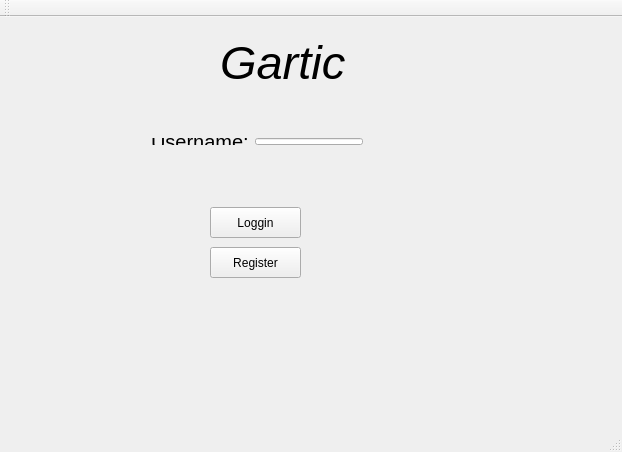
<?xml version="1.0" encoding="UTF-8"?>
<ui version="4.0">
 <class>Guesser_InterfaceClass</class>
 <widget class="QMainWindow" name="Guesser_InterfaceClass">
  <property name="geometry">
   <rect>
    <x>0</x>
    <y>0</y>
    <width>622</width>
    <height>452</height>
   </rect>
  </property>
  <property name="font">
   <font>
    <pointsize>9</pointsize>
   </font>
  </property>
  <property name="windowTitle">
   <string>Guesser_Interface</string>
  </property>
  <property name="styleSheet">
   <string notr="true">background-image: url(:/Guesser_Interface/Background_Image.jpg)</string>
  </property>
  <widget class="QWidget" name="centralWidget">
   <widget class="QLabel" name="label">
    <property name="geometry">
     <rect>
      <x>220</x>
      <y>10</y>
      <width>131</width>
      <height>71</height>
     </rect>
    </property>
    <property name="font">
     <font>
      <pointsize>35</pointsize>
      <italic>true</italic>
     </font>
    </property>
    <property name="text">
     <string>Gartic</string>
    </property>
   </widget>
   <widget class="QPushButton" name="Loggin">
    <property name="geometry">
     <rect>
      <x>210</x>
      <y>190</y>
      <width>91</width>
      <height>31</height>
     </rect>
    </property>
    <property name="text">
     <string>Loggin</string>
    </property>
   </widget>
   <widget class="QPushButton" name="Register">
    <property name="geometry">
     <rect>
      <x>210</x>
      <y>230</y>
      <width>91</width>
      <height>31</height>
     </rect>
    </property>
    <property name="text">
     <string>Register</string>
    </property>
   </widget>
   <widget class="QWidget" name="layoutWidget">
    <property name="geometry">
     <rect>
      <x>140</x>
      <y>110</y>
      <width>234</width>
      <height>29</height>
     </rect>
    </property>
    <layout class="QHBoxLayout" name="horizontalLayout">
     <item>
      <widget class="QLabel" name="Username">
       <property name="font">
        <font>
         <pointsize>15</pointsize>
        </font>
       </property>
       <property name="text">
        <string>Username:</string>
       </property>
      </widget>
     </item>
     <item>
      <widget class="QLineEdit" name="lineEdit">
       <property name="text">
        <string/>
       </property>
      </widget>
     </item>
    </layout>
   </widget>
  </widget>
  <widget class="QMenuBar" name="menuBar">
   <property name="geometry">
    <rect>
     <x>0</x>
     <y>0</y>
     <width>622</width>
     <height>22</height>
    </rect>
   </property>
  </widget>
  <widget class="QToolBar" name="mainToolBar">
   <attribute name="toolBarArea">
    <enum>TopToolBarArea</enum>
   </attribute>
   <attribute name="toolBarBreak">
    <bool>false</bool>
   </attribute>
  </widget>
  <widget class="QStatusBar" name="statusBar"/>
 </widget>
 <layoutdefault spacing="6" margin="11"/>
 <resources>
  <include location="Guesser_Interface.qrc"/>
 </resources>
 <connections/>
</ui>
